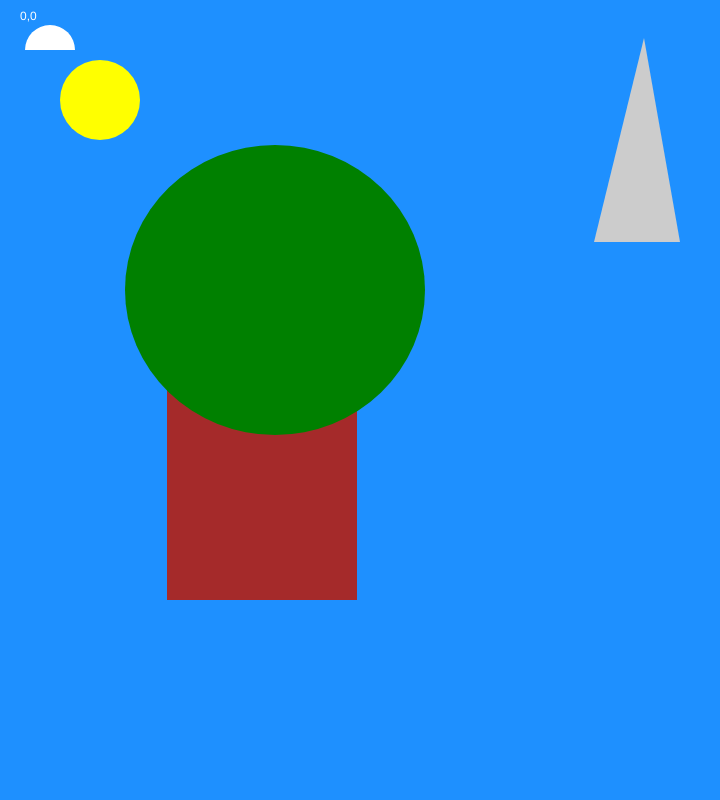
Frame 1 (no input)
Frame 60 (no input): identical to frame 1, image omitted
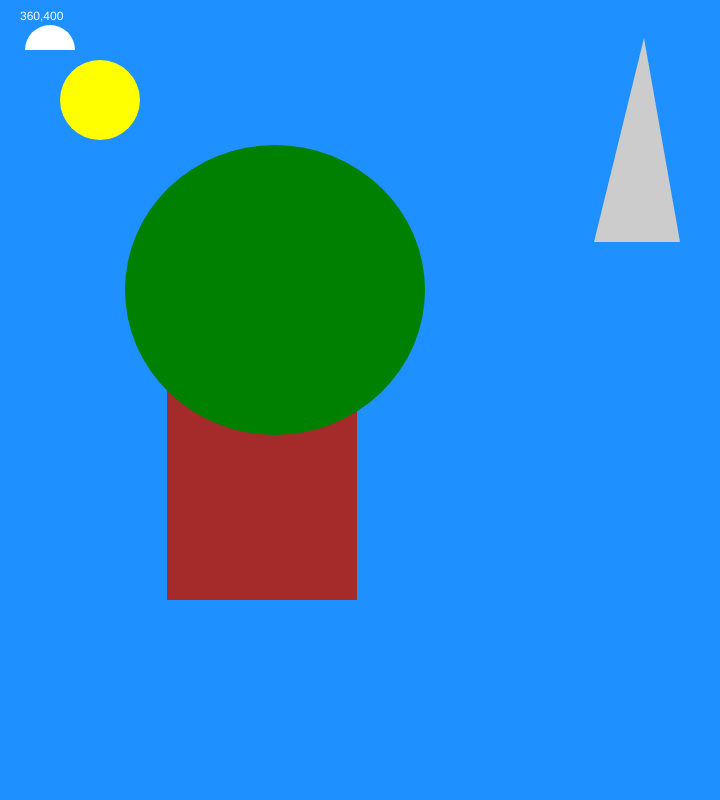
Frame 120 (the mouse pressed at the canvas centre since frame 60)

The p5.js sketch that drew these frames (run headless with seeded random() and noise() and a simulated clock; from frame 60 on, the mouse is pressed at the canvas centre):

// p5.js sketch
// ── sketch.js
function setup() {
  // Sets the screen to be 720 pixels wide and 400 pixels high
  createCanvas(720, 800);



  // put setup code here
}

function draw() {
  // put drawing code here
  background('DodgerBlue');
  noStroke();

//  fill(204);
//  triangle(18, 18, 18, 360, 81, 360);

  fill('Brown');
  rect(167, 300, 190, 300);

//  fill(204);
//  quad(189, 18, 216, 18, 216, 360, 144, 360);

  fill('Yellow');
  ellipse(100, 100, 80, 80);

 fill(204);
 triangle(680, 242, 644, 38, 594, 242);

 fill(255);
  arc(50, 50, 50, 50, PI, TWO_PI);

 fill('Green');
 ellipse(275, 290, 300, 290);

  fill(255);
  text(mouseX + ',' + mouseY, 20, 20);


}

function mouseReleased() {
  console.log(mouseX + ', ' + mouseY);
}
